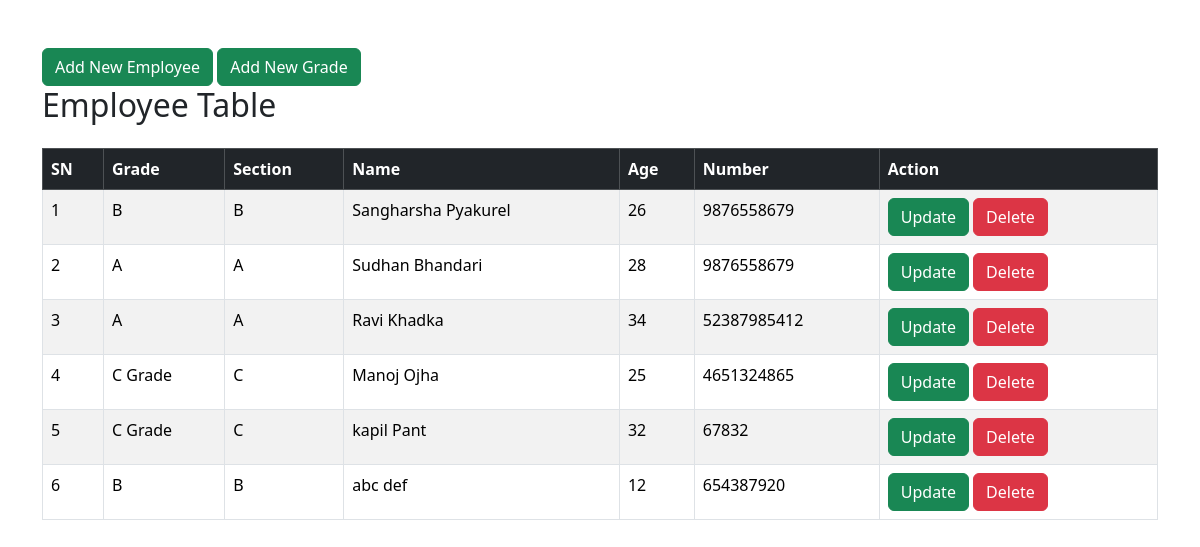
The app's page /teacher/teacher/ (signed in) with its own data.
### teacher/models.py (models this page shows, shortened)
class Teacher(models.Model):
    grade = models.ForeignKey(Grade,on_delete=models.SET_NULL, related_name="grade_teacher", null=True)
    name = models.CharField(max_length=60, help_text="teacher name")
    phone = models.PositiveIntegerField()
    age = models.PositiveIntegerField()
    created_at = models.DateTimeField(auto_now_add=True)
    updated_at = models.DateTimeField(auto_now=True)
    class Meta:
        db_table = "teacher"

class Grade(models.Model):
    name = models.CharField(max_length=20,help_text="enter grade name", verbose_name="Grade Name")
    section = models.CharField(max_length=5,default="A")
    created_at = models.DateTimeField(auto_now_add=True)
    updated_at = models.DateTimeField(auto_now=True)
    class Meta:
        db_table = "grade"
        unique_together = ['name','section']

### teacher/views.py (the view)
# urls.py: path('teacher/',teacher_list, name="teacher"),
@login_required()
def teacher_list(request):
    data = Teacher.objects.all()
    context = {
        "teacher":data
    }
    return render(request, 'teacher/index.html', context)

### teacher/templates/teacher/index.html (shortened to what this page needs)
<!DOCTYPE html>
<html lang="en">
<head>
  <link
    href="https://cdn.jsdelivr.net/npm/bootstrap@5.3.3/dist/css/bootstrap.min.css"
    rel="stylesheet"
  />
</head>
<body>
  <div class="container mt-5">
    <a href = "{% url "tcreate" %}" class="btn btn-success">
        Add New Employee
    </a>
    <a href="{% url 'gcreate' %}" class="btn btn-success">
        Add New Grade
    </a>
    <h2 class="mb-4">Employee Table</h2>
    <table class="table table-bordered table-striped table-hover">
      <thead class="table-dark">
        <tr>
          <th>SN</th>
          <th>Grade </th>
          <th>Section </th>
          <th>Name</th>
          <th>Age</th>
          <th>Number</th>
          <th>Action</th>
        </tr>
      </thead>
      <tbody>
        {% for i in teacher %}
        <tr>
          <td>{{forloop.counter}}</td>
          <td>{{i.grade.name}}</td>
          <td>{{i.grade.section}}</td>
          <td>{{i.name}}</td>
          <td>{{i.age}}</td>
          <td>{{i.phone}}</td>
          <td>
            <a href = "{% url "tupdate" i.id %}" class="btn btn-success">Update</a>
            <a href = "{% url "tdelete" i.id %}" class="btn btn-danger">Delete</a>
          </td>
        </tr>
        {% endfor %}
      </tbody>
    </table>
  </div>
</body>
</html>

### records on screen
Teacher: grade.name "B", grade.section "B", name "Sangharsha Pyakurel", age "26", phone "9876558679"
Teacher: grade.name "A", grade.section "A", name "Sudhan Bhandari", age "28", phone "9876558679"
Teacher: grade.name "A", grade.section "A", name "Ravi Khadka", age "34", phone "52387985412"
Teacher: grade.name "C Grade", grade.section "C", name "Manoj Ojha", age "25", phone "4651324865"
Teacher: grade.name "C Grade", grade.section "C", name "kapil Pant", age "32", phone "67832"
Teacher: grade.name "B", grade.section "B", name "abc def", age "12", phone "654387920"
